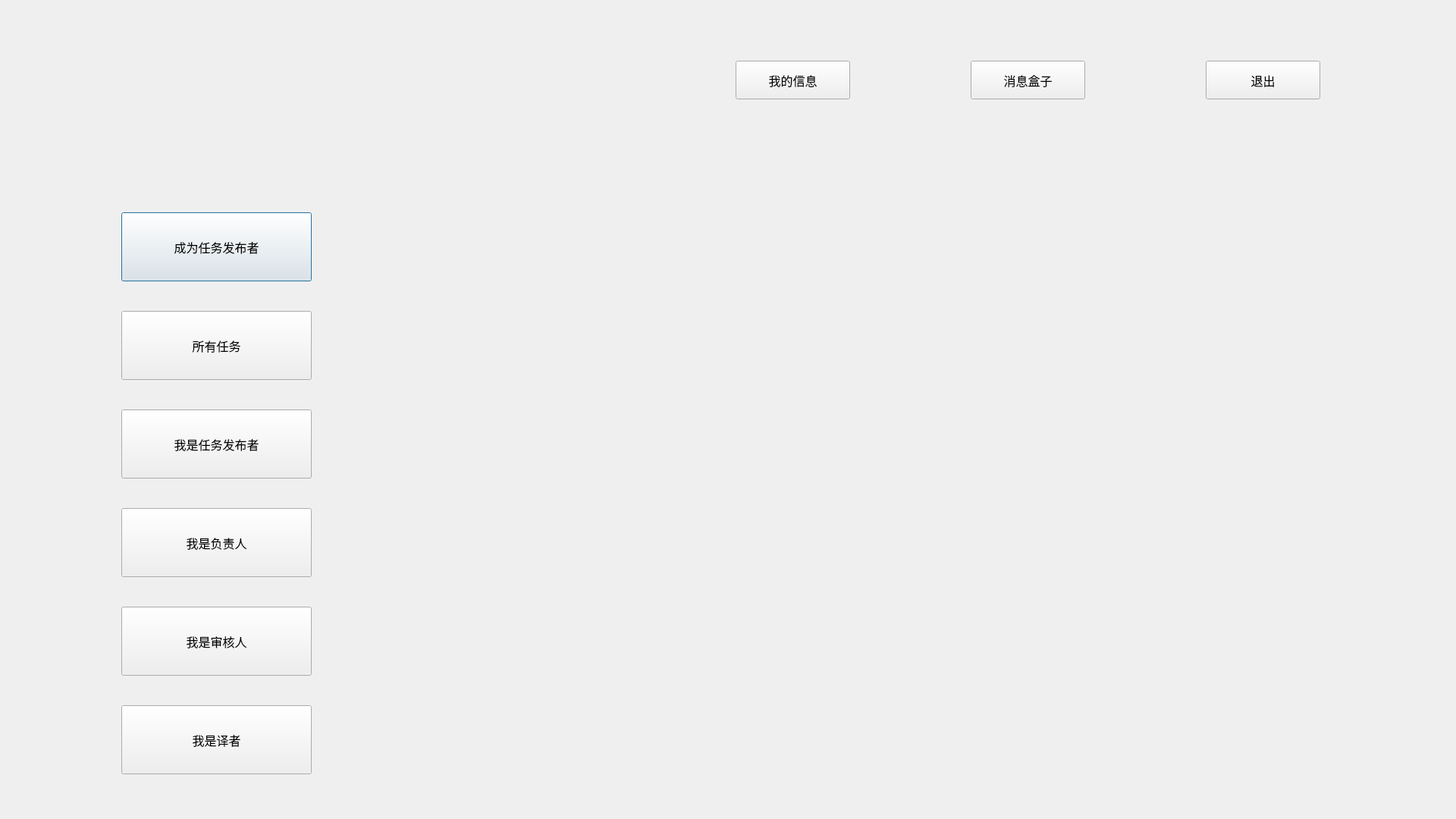
<?xml version="1.0" encoding="UTF-8"?>
<ui version="4.0">
 <class>MainWindow</class>
 <widget class="QDialog" name="MainWindow">
  <property name="geometry">
   <rect>
    <x>0</x>
    <y>0</y>
    <width>1920</width>
    <height>1080</height>
   </rect>
  </property>
  <property name="minimumSize">
   <size>
    <width>1920</width>
    <height>1080</height>
   </size>
  </property>
  <property name="maximumSize">
   <size>
    <width>1920</width>
    <height>1080</height>
   </size>
  </property>
  <property name="windowTitle">
   <string>Dialog</string>
  </property>
  <property name="styleSheet">
   <string notr="true">#frame{border-image: url(:/background/mainwindow.png);
border-top-left-radius:15px;border-top-right-radius:15px;border-bottom-left-radius:15px;border-bottom-right-radius:15px;}</string>
  </property>
  <widget class="QFrame" name="frame">
   <property name="geometry">
    <rect>
     <x>0</x>
     <y>0</y>
     <width>1920</width>
     <height>1080</height>
    </rect>
   </property>
   <property name="minimumSize">
    <size>
     <width>1920</width>
     <height>1080</height>
    </size>
   </property>
   <property name="maximumSize">
    <size>
     <width>1920</width>
     <height>1080</height>
    </size>
   </property>
   <property name="frameShape">
    <enum>QFrame::StyledPanel</enum>
   </property>
   <property name="frameShadow">
    <enum>QFrame::Raised</enum>
   </property>
   <widget class="QPushButton" name="Publish">
    <property name="geometry">
     <rect>
      <x>160</x>
      <y>280</y>
      <width>251</width>
      <height>91</height>
     </rect>
    </property>
    <property name="font">
     <font>
      <family>等线</family>
      <pointsize>12</pointsize>
     </font>
    </property>
    <property name="text">
     <string>成为任务发布者</string>
    </property>
   </widget>
   <widget class="QPushButton" name="getTask">
    <property name="geometry">
     <rect>
      <x>160</x>
      <y>410</y>
      <width>251</width>
      <height>91</height>
     </rect>
    </property>
    <property name="font">
     <font>
      <family>等线</family>
      <pointsize>12</pointsize>
     </font>
    </property>
    <property name="text">
     <string>所有任务</string>
    </property>
   </widget>
   <widget class="QPushButton" name="exitBtn">
    <property name="geometry">
     <rect>
      <x>1590</x>
      <y>80</y>
      <width>151</width>
      <height>51</height>
     </rect>
    </property>
    <property name="font">
     <font>
      <family>等线</family>
      <pointsize>12</pointsize>
     </font>
    </property>
    <property name="styleSheet">
     <string notr="true">QPushButton:{background-color:rgb(0, 188, 212);
color: white;   border-radius: 10px; 
border-style: outset;}
QPusButton:hover{background-color:#198fb6; color: white;}
QPushButton:pressed{background-color:#3F51B5;
border-style: inset;}</string>
    </property>
    <property name="text">
     <string>退出</string>
    </property>
   </widget>
   <widget class="QPushButton" name="pushButton">
    <property name="geometry">
     <rect>
      <x>970</x>
      <y>80</y>
      <width>151</width>
      <height>51</height>
     </rect>
    </property>
    <property name="font">
     <font>
      <family>等线</family>
      <pointsize>12</pointsize>
     </font>
    </property>
    <property name="styleSheet">
     <string notr="true">QPushButton:{background-color:rgb(0, 188, 212);
color: white;   border-radius: 10px; 
border-style: outset;}
QPusButton:hover{background-color:#198fb6; color: white;}
QPushButton:pressed{background-color:#3F51B5;
border-style: inset;}</string>
    </property>
    <property name="text">
     <string>我的信息</string>
    </property>
   </widget>
   <widget class="QPushButton" name="MessageBox">
    <property name="geometry">
     <rect>
      <x>1280</x>
      <y>80</y>
      <width>151</width>
      <height>51</height>
     </rect>
    </property>
    <property name="font">
     <font>
      <family>等线</family>
      <pointsize>12</pointsize>
     </font>
    </property>
    <property name="styleSheet">
     <string notr="true">QPushButton:{background-color:rgb(0, 188, 212);
color: white;   border-radius: 10px; 
border-style: outset;}
QPusButton:hover{background-color:#198fb6; color: white;}
QPushButton:pressed{background-color:#3F51B5;
border-style: inset;}</string>
    </property>
    <property name="text">
     <string>消息盒子</string>
    </property>
   </widget>
   <widget class="QPushButton" name="myTaskBtn">
    <property name="geometry">
     <rect>
      <x>160</x>
      <y>930</y>
      <width>251</width>
      <height>91</height>
     </rect>
    </property>
    <property name="font">
     <font>
      <family>等线</family>
      <pointsize>12</pointsize>
     </font>
    </property>
    <property name="text">
     <string>我是译者</string>
    </property>
   </widget>
   <widget class="QPushButton" name="publisher">
    <property name="geometry">
     <rect>
      <x>160</x>
      <y>540</y>
      <width>251</width>
      <height>91</height>
     </rect>
    </property>
    <property name="font">
     <font>
      <family>等线</family>
      <pointsize>12</pointsize>
     </font>
    </property>
    <property name="text">
     <string>我是任务发布者</string>
    </property>
   </widget>
   <widget class="QPushButton" name="myTableBtn">
    <property name="geometry">
     <rect>
      <x>160</x>
      <y>670</y>
      <width>251</width>
      <height>91</height>
     </rect>
    </property>
    <property name="font">
     <font>
      <family>等线</family>
      <pointsize>12</pointsize>
     </font>
    </property>
    <property name="text">
     <string>我是负责人</string>
    </property>
   </widget>
   <widget class="QPushButton" name="Checker">
    <property name="geometry">
     <rect>
      <x>160</x>
      <y>800</y>
      <width>251</width>
      <height>91</height>
     </rect>
    </property>
    <property name="font">
     <font>
      <family>等线</family>
      <pointsize>12</pointsize>
     </font>
    </property>
    <property name="text">
     <string>我是审核人</string>
    </property>
   </widget>
  </widget>
 </widget>
 <resources/>
 <connections/>
</ui>
